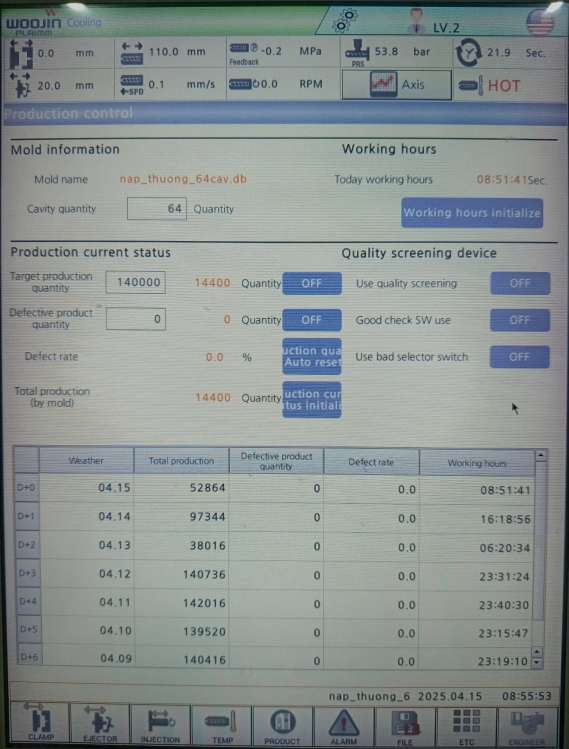
#> input picture advanced_augmented_data/template_F41_Production_brightness_down.jpg, 1705 x 2247 px (shown at 1/3 size); its folder holds only this picture in this run
$ python -i image_processor.py   (imports and definitions only)   (older library calls are emulated)
#> lines starting #> are read from the running program, lines starting #| are printed output that depends on the picture; after the words box and inside, x2 and y2 are one past the last pixel; in counts of white or black regions, pixels touching at a corner belong together
#> further down, picture is the input picture: shape (2247, 1705, 3); mean B, G, R 145, 146, 137.6
"""
Image Processor Module
Handles all image processing operations including alignment, preprocessing,
quality check, and HMI screen detection
"""

import cv2
import numpy as np
import os
from PIL import Image, ImageEnhance


# Global CV2 detectors - will be initialized by app
sift_detector = None
flann_matcher = None


# [5 lines left out: function init_cv2_detectors, not called in this run]


class ImageAligner:
    """Class để căn chỉnh ảnh HMI với template using SIFT features"""

    # [200 lines left out: functions __init__, align_images, get_homography_matrix, transform_roi_coordinates, transform_point, preprocess_hmi_image_with_alignment and 2 more, not called in this run]


def check_image_quality(image):
    """
    Kiểm tra chất lượng ảnh

    Returns:
        dict: Thông tin về chất lượng ảnh
    """
    result = {
        'is_good_quality': True,
        'issues': [],
        'blurriness': 0,
        'brightness': 0,
        'contrast': 0,
        'has_glare': False,
        'has_moire': False
    }

    if image is None or image.size == 0:
        result['is_good_quality'] = False
        result['issues'].append('empty_image')
        return result

    # Convert to grayscale
    if len(image.shape) > 2:
        gray = cv2.cvtColor(image, cv2.COLOR_BGR2GRAY)
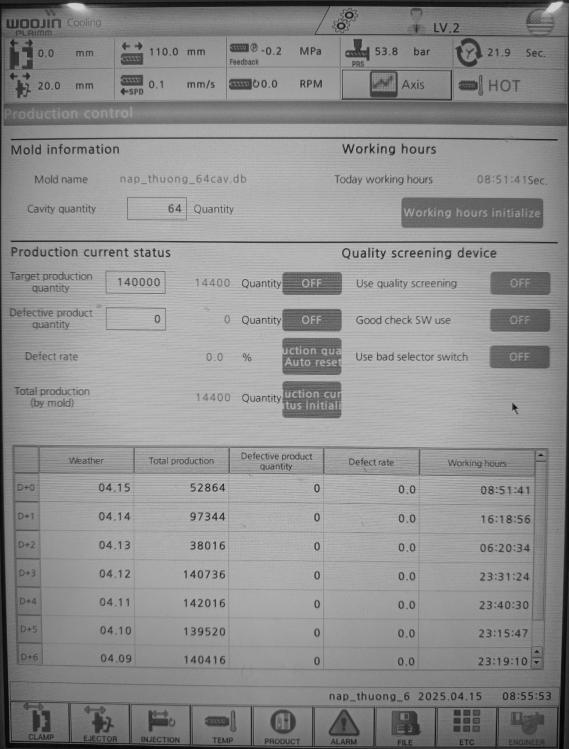
#> gray: shape (2247, 1705) (shown at 1/3 size); min 1, max 211, mean 143.4
    else:
        gray = image.copy()

    # Check brightness
    brightness = np.mean(gray)
#> brightness = 143.4
    result['brightness'] = brightness

    # Check contrast
    contrast = np.std(gray)
#> contrast = 35.27
    result['contrast'] = contrast

    # Check blurriness using Laplacian
    laplacian_var = cv2.Laplacian(gray, cv2.CV_64F).var()
#> laplacian_var = 843.9
    result['blurriness'] = laplacian_var

    blur_threshold = 7.0
    if laplacian_var < blur_threshold:
        result['is_good_quality'] = False
        result['issues'].append('blurry')
        return result

    # Check brightness issues
    if brightness > 220:
        result['is_good_quality'] = False
        result['issues'].append('too_bright')
        return result

    # Check contrast
    if contrast < 16:
        result['is_good_quality'] = False
        result['issues'].append('low_contrast')
        return result

    # Check glare
    bright_threshold = 250
    bright_pixels = np.sum(gray > bright_threshold)
#> bright_pixels = 0
    bright_ratio = bright_pixels / gray.size
#> bright_ratio = 0

    if bright_ratio > 0.2:
        result['has_glare'] = True
        result['is_good_quality'] = False
        result['issues'].append('glare')
        return result

    # Check moire pattern using FFT
    try:
        fft = np.fft.fft2(gray)
        fft_shift = np.fft.fftshift(fft)
        magnitude_spectrum = np.abs(fft_shift)
        magnitude_spectrum = 20 * np.log(magnitude_spectrum + 1e-10)
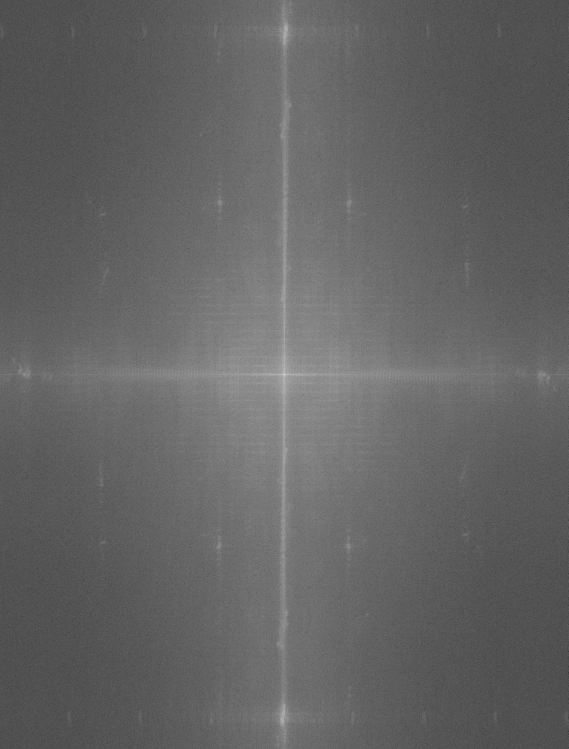
#> magnitude_spectrum: shape (2247, 1705) float64 (shown at 1/3 size); min 12.61, max 402.5, mean 166.2; drawn with min black and max white
        magnitude_spectrum = (magnitude_spectrum - np.min(magnitude_spectrum)) / (np.max(magnitude_spectrum) - np.min(magnitude_spectrum))

        threshold = np.percentile(magnitude_spectrum, 99)
#> threshold = 0.573
        rows, cols = magnitude_spectrum.shape
#> rows = 2247; cols = 1705
        crow, ccol = rows // 2, cols // 2
#> crow = 1123; ccol = 852
        r = min(rows, cols) // 4
#> r = 426

        mask = np.zeros((rows, cols), dtype=bool)
        for i in range(rows):
            for j in range(cols):
                dist = np.sqrt((i - crow)**2 + (j - ccol)**2)
                if r / 2 < dist < r:
                    mask[i, j] = True
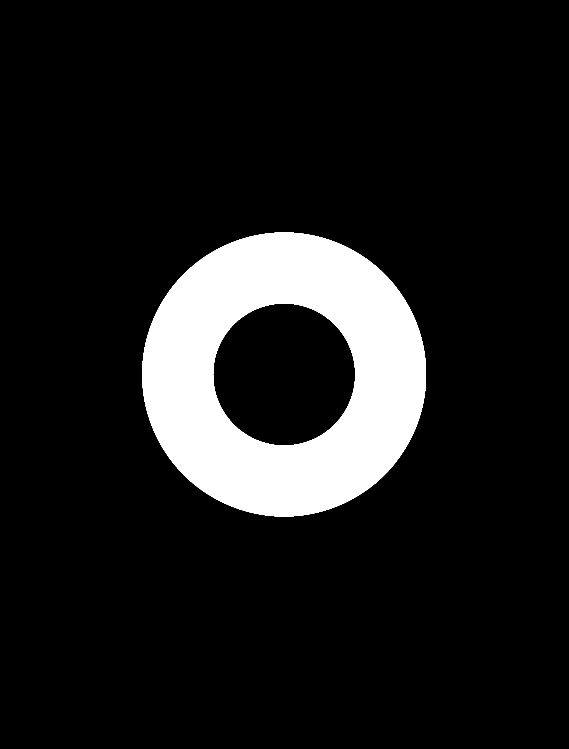
#> mask: shape (2247, 1705) bool (shown at 1/3 size); 11.2% white; 1 white region, box (x1, y1, x2, y2) and area: (427, 698, 1278, 1549) 427588

        filtered_magnitude = magnitude_spectrum * mask
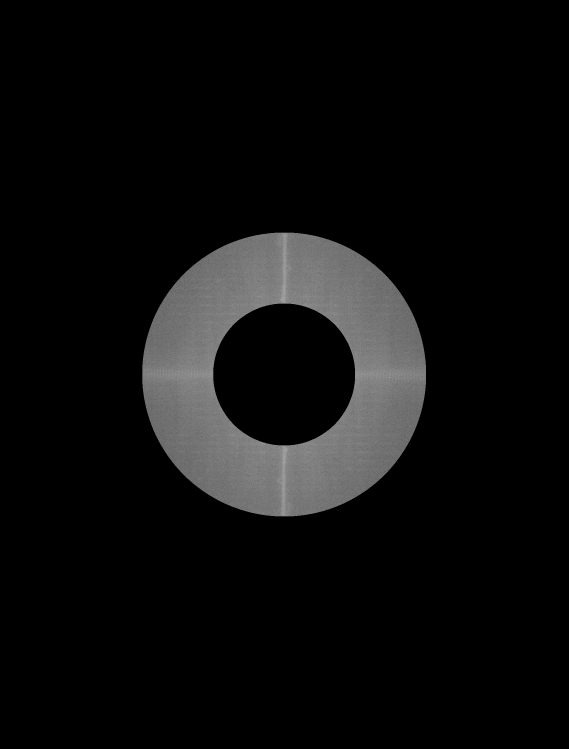
#> filtered_magnitude: shape (2247, 1705) float64 (shown at 1/3 size); min 0, max 0.683, mean 0.0531
        peaks = np.sum(filtered_magnitude > threshold)
#> peaks = 4934
        peak_ratio = peaks / np.sum(mask) if np.sum(mask) > 0 else 0
#> peak_ratio = 0.0115

        if (brightness > 200) and (contrast > 20) and (0.077 > peak_ratio > 0.005):
            result['has_moire'] = True
            result['is_good_quality'] = False
            result['issues'].append('moire_pattern')
    except:
        pass

    return result


# [125 lines left out: functions enhance_image_quality, enhance_image, adaptive_edge_detection, detect_hmi_screen, extract_content_region, fine_tune_hmi_screen, not called in this run]

>>> import cv2
>>> picture = cv2.imread('../advanced_augmented_data/template_F41_Production_brightness_down.jpg')
>>> result = check_image_quality(picture)
#> result = {'is_good_quality': True, 'issues': [], 'blurriness': 843.9, 'brightness': 143.4, 'contrast': 35.27, 'has_glare': False, 'has_moire': False}
